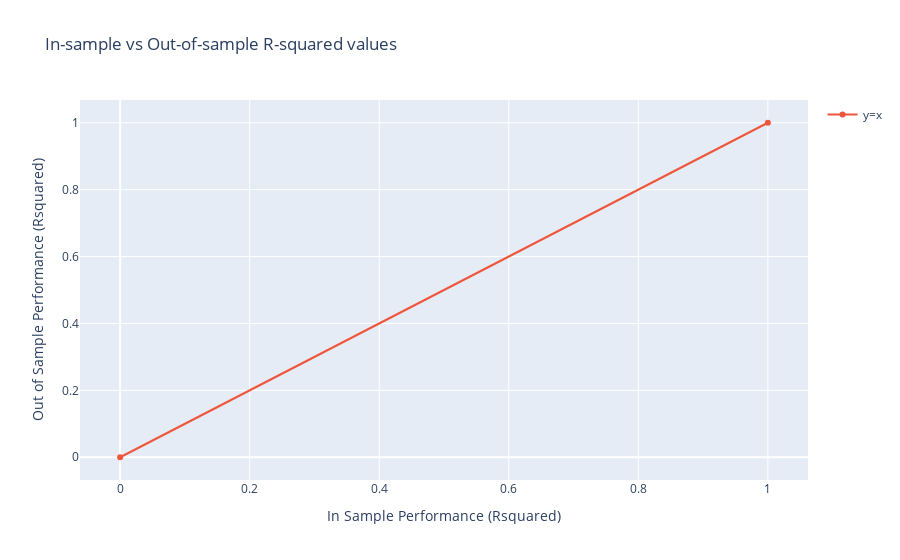

The notebook cell saved with this chart:
### Markdown cell above
Q7 CHATGPT SUMMARY:

https://chatgpt.com/share/67358f87-01c4-8004-9ca1-4861d22b3603

Here's a summary of our conversation:

You asked about how different models, from `model5_linear_form` to `model7_linear_form`, are developed and extended. The process involves progressively adding complexity to the models through interaction terms and data transformations, with the goal of improving predictive accuracy and addressing issues like multicollinearity.

1. **From `model3_fit` to `model5_linear_form`:** The model starts simple, with individual predictors, but interactions between variables like `Attack` and `Speed` are added to capture more complex relationships.

2. **From `model5_linear_form` to `model6_linear_form`:** Further interaction terms are introduced to capture additional relationships, including between `Sp. Def` and `Sp. Atk`. This enhances the model’s ability to make more nuanced predictions.

3. **From `model6_linear_form` to `model7_linear_form`:** Centering and scaling are applied to the predictors to address multicollinearity, which occurs when predictors are highly correlated. This adjustment ensures the model is more stable and produces more reliable estimates.

4. **Condition Number and Multicollinearity:** After centering and scaling, the model’s condition number is checked. A condition number of 15.4 suggests that multicollinearity is not a significant concern, as values below 30 are generally acceptable.

5. **Predictive Associations vs. Multicollinearity:** While addressing multicollinearity is important, the model also needs to demonstrate strong predictive associations supported by the data. Ensuring the model performs well both on the training and test data is crucial for avoiding underfitting.

This process, from adding interactions to centering and scaling the data, ensures that the model improves in predictive power while maintaining stability and generalizability.

### Code cell
# Q8
import pandas as pd
import numpy as np
import statsmodels.formula.api as smf
from sklearn.model_selection import train_test_split
import plotly.express as px
import plotly.graph_objects as go

# Example dataset - replacing this with your data (titanic dataset here)
df = pd.read_csv("https://raw.githubusercontent.com/mwaskom/seaborn-data/master/titanic.csv")

# Initialize lists to collect results
in_sample_Rsquared = []
out_of_sample_Rsquared = []

# Define your model formula
linear_form = 'age ~ pclass + sex + fare'

# Run the loop for 100 iterations
for i in range(100):
    # Split the data into training and testing sets
    songs_training_data, songs_testing_data = train_test_split(df, train_size=0.8)
    
    # Fit the model on the training data
    final_model_fit = smf.ols(formula=linear_form, data=songs_training_data).fit()
    
    # Store the in-sample R-squared value
    in_sample_Rsquared.append(final_model_fit.rsquared)
    
    # Calculate the out-of-sample R-squared value (using age as the predicted variable)
    out_of_sample_Rsquared.append(np.corrcoef(songs_testing_data.age, 
                                              final_model_fit.predict(songs_testing_data))[0, 1]**2)

# Create a DataFrame to store the results
df_results = pd.DataFrame({
    "In Sample Performance (Rsquared)": in_sample_Rsquared,
    "Out of Sample Performance (Rsquared)": out_of_sample_Rsquared
})

# Visualize the results with a scatter plot
fig = px.scatter(df_results, 
                 x="In Sample Performance (Rsquared)", 
                 y="Out of Sample Performance (Rsquared)", 
                 title="In-sample vs Out-of-sample R-squared values")
fig.add_trace(go.Scatter(x=[0, 1], y=[0, 1], name="y=x", line_shape='linear'))  # Add a line for comparison
fig.show()

### Figure 1 — Plotly figure (JSON) as saved in the notebook; plotly's stock layout.template omitted (floating-point values rounded to 4 significant figures)
{"data": [{"hovertemplate": "In Sample Performance (Rsquared)=%{x}<br>Out of Sample Performance (Rsquared)=%{y}<extra></extra>", "legendgroup": "", "marker": {"color": "#636efa", "symbol": "circle"}, "mode": "markers", "name": "", "orientation": "v", "showlegend": false, "type": "scatter", "x": [0.1743, 0.2072, 0.156, 0.1655, 0.1736, 0.1816, 0.1748, 0.1747, 0.1832, 0.1727, 0.1913, 0.1784, 0.1624, 0.1736, 0.176, 0.177, 0.1657, 0.1654, 0.1814, 0.1799, 0.2076, 0.1749, 0.1684, 0.1421, 0.1701, 0.2012, 0.199, 0.1773, 0.182, 0.1928, 0.1541, 0.164, 0.1833, 0.1745, 0.1649, 0.1624, 0.1465, 0.1733, 0.187, 0.1755, 0.1686, 0.1795, 0.1925, 0.1577, 0.1703, 0.1574, 0.1858, 0.1622, 0.1639, 0.1808, 0.1581, 0.1954, 0.1726, 0.1753, 0.1791, 0.196, 0.1587, 0.1862, 0.1648, 0.1593, 0.194, 0.1551, 0.1638, 0.1632, 0.1529, 0.1705, 0.1707, 0.1799, 0.1685, 0.1813, 0.1629, 0.1599, 0.1806, 0.1973, 0.1826, 0.167, 0.1641, 0.1613, 0.1655, 0.1593, 0.1714, 0.1676, 0.1729, 0.1651, 0.1644, 0.1885, 0.1657, 0.1749, 0.1599, 0.162, 0.167, 0.1581, 0.176, 0.1873, 0.1971, 0.1592, 0.1558, 0.1692, 0.1798, 0.1789], "xaxis": "x", "y": [null, null, null, null, null, null, null, null, null, null, null, null, null, null, null, null, null, null, null, null, null, null, null, null, null, null, null, null, null, null, null, null, null, null, null, null, null, null, null, null, null, null, null, null, null, null, null, null, null, null, null, null, null, null, null, null, null, null, null, null, null, null, null, null, null, null, null, null, null, null, null, null, null, null, null, null, null, null, null, null, null, null, null, null, null, null, null, null, null, null, null, null, null, null, null, null, null, null, null, null], "yaxis": "y"}, {"line": {"shape": "linear"}, "name": "y=x", "type": "scatter", "x": [0, 1], "y": [0, 1]}], "layout": {"legend": {"tracegroupgap": 0}, "title": {"text": "In-sample vs Out-of-sample R-squared values"}, "xaxis": {"anchor": "y", "domain": [0, 1], "title": {"text": "In Sample Performance (Rsquared)"}}, "yaxis": {"anchor": "x", "domain": [0, 1], "title": {"text": "Out of Sample Performance (Rsquared)"}}}}
